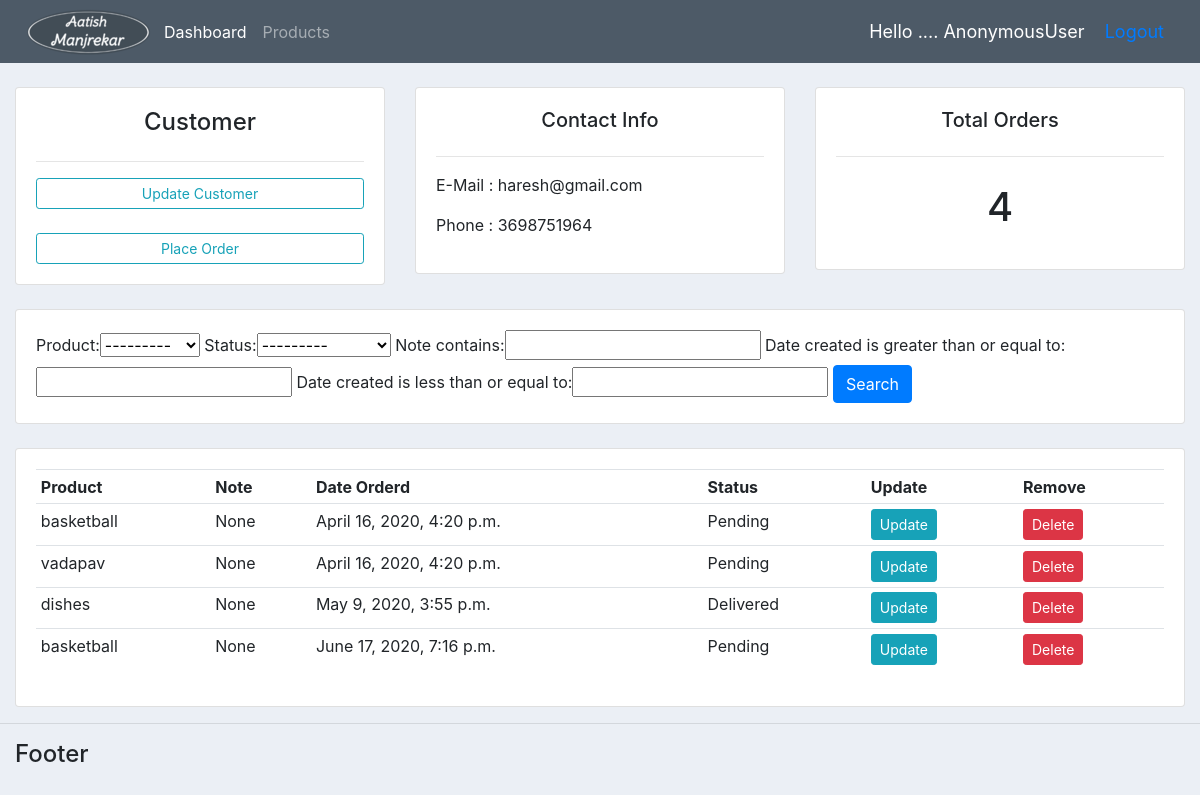
The app's page /customer/1/ with its own data.
### accounts/models.py (models this page shows, shortened)
class Customer(models.Model):
    name = models.CharField(max_length=200, null=True)
    phone = models.CharField(max_length=200, null=True)
    email = models.CharField(max_length=200, null=True)
    date_created = models.DateTimeField(auto_now_add=True)

class Order(models.Model):
    STATUS = (
            ('Pending', 'Pending'),
            ('Out of delivery', 'Out of delivery'),
            ('Delivered', 'Delivered'),
            )
    customer= models.ForeignKey(Customer, null=True, on_delete=models.SET_NULL)
    product= models.ForeignKey(Product, null=True, on_delete=models.SET_NULL)
    date_created = models.DateTimeField(auto_now_add=True)
    status = models.CharField(max_length=200, null=True, choices=STATUS)
    note = models.CharField(max_length=1000, null=True)

class Product(models.Model):
    CATEGORY=(
            ('Indoor', 'Indoor'),
            ('Out door', 'Out door'),
            )
    name = models.CharField(max_length=200, null=True)
    price = models.FloatField(null=True)
    category = models.CharField(max_length=200, null=True, choices=CATEGORY)
    description = models.CharField(max_length=200, null=True, blank=True)
    date_created = models.DateTimeField(auto_now_add=True)
    tags = models.ManyToManyField(Tag)
    def __str__(self):
        return self.name

### accounts/views.py (the view)
# urls.py: path('customer/<str:pk_test>/', views.customer, name="customer"),
def customer(request, pk_test):
    customer = Customer.objects.get(id = pk_test)
    orders = customer.order_set.all()
    orders_count = orders.count()
    myFilter = OrderFilter(request.GET, queryset=orders)
    orders = myFilter.qs
    context = {'customer':customer, 'orders':orders, 'orders_count':orders_count, 'myFilter':myFilter}
    return render(request, 'accounts/Customer.html', context)

### accounts/templates/accounts/Customer.html
{% extends "accounts/main.html"%}
{% block content %}
<br>
    <div class="row">
        <div class="col-md">
            <div class="card card-body" id="Customer-card">
                <h4 class="text-center">Customer</h4>
                <hr>
                <a class="btn btn-outline-info  btn-sm btn-block" href="#" role="button">Update Customer</a><br>
                <a class="btn btn-outline-info  btn-sm btn-block" href="{% url 'create_order' customer.id %}" role="button">Place Order</a>
            </div>
        </div>
        <div class="col-md">
            <div class="card card-body">
                <h5 class="text-center">Contact Info</h5>
                <hr>
                <p>E-Mail : {{customer.email}}</p>
                <p>Phone : {{customer.phone}}</p>
            </div>
        </div>
        <div class="col-md">
            <div class="card card-body">
                <h5 class="text-center">Total Orders</h5>
                <hr>
                <h1 style="text-align:center; padding:10px">{{orders_count}}</h1>
            </div>
        </div>
    </div>
<br>
    <div class="row">
        <div class="col">
            <div class="card card-body">
                <form method="get">
                    {{myFilter.form}}
                    <button class="btn btn-primary" type="submit">Search</button>
                </form>
            </div>
        </div>
    </div>
<br>
    <div class="row">
        <div class="col-md">
            <div class="card card-body">
                <table class="table table-sm">
                    <tr>
                        <th>Product</th>
                        <th>Note</th>
                        <th>Date Orderd</th>
                        <th>Status</th>
                        <th>Update</th>
                        <th>Remove</th>
                    </tr>
                    {% for order in orders %}
                    <tr>
                        <td>{{order.product}}</td>
                        <td>{{order.note}}</td>
                        <td>{{order.date_created}}</td>
                        <td>{{order.status}}</td>
                        <td><a class="btn btn-sm btn-info" href="{% url 'update_order' order.id%}">Update</a></td>
                        <td><a class="btn btn-sm btn-danger" href="{% url 'delete_order' order.id%}">Delete</a></td>
                    </tr>
                    {% endfor %}
                </table>
            </div>
        </div>
    </div>
{% endblock %}

### accounts/templates/accounts/main.html (shortened to what this page needs)
{% load static %}
<!DOCTYPE html>
<html lang="en">
<head>
    <link rel="stylesheet" href="https://stackpath.bootstrapcdn.com/bootstrap/4.5.0/css/bootstrap.min.css">
    <link rel="stylesheet" type="text/css" href="{% static 'css/main.css'%}">
</head>
<body>
    {% include 'accounts/navbar.html'%}
    <div class="container-fluid">
    {% block content %}
    {% endblock %}
    </div>
    <hr>
    <div class="container-fluid">
    <h4>Footer</h4>
    </div>
</body>
</html>

### accounts/templates/accounts/navbar.html (shortened to what this page needs)
{% load static%}
<nav class="navbar navbar-expand-lg navbar-dark"  style="background-color: #4d5a67;">
  <img src="{% static '/imgs/mylogo.png'%}" />
  <div class="collapse navbar-collapse" id="navbarNav">
    <ul class="navbar-nav">
      <li class="nav-item active">
        <a class="nav-link" href="{% url 'home'%}">Dashboard</a>
      </li>
      <li class="nav-item">
        <a class="nav-link" href="{% url 'products'%}">Products</a>
      </li>
    </ul>
  </div>
  <span class="hello-msg"> Hello ....  {{request.user}}</span>
  <span class="hello-msg"><a href="{% url 'logout'%}">Logout</a></span>
</nav>

### static/css/main.css (style rules this page uses)
body { background-color: #ebeff5; }
#Customer-card { background-color: }

### accounts/templates/accounts/navbar.html (style rules this page uses)
.hello-msg { font-size: 18px; color: #fff; margin-right: 20px; }

### records on screen
Customer: email "haresh@gmail.com", phone "3698751964"
Order: product "basketball", note "None", date_created "April 16, 2020, 4:20 p.m.", status "Pending"
Order: product "vadapav", note "None", date_created "April 16, 2020, 4:20 p.m.", status "Pending"
Order: product "dishes", note "None", date_created "May 9, 2020, 3:55 p.m.", status "Delivered"
Order: product "basketball", note "None", date_created "June 17, 2020, 7:16 p.m.", status "Pending"

### other values on screen
{{ request.user }} "AnonymousUser"
{{ orders_count }} "4"
